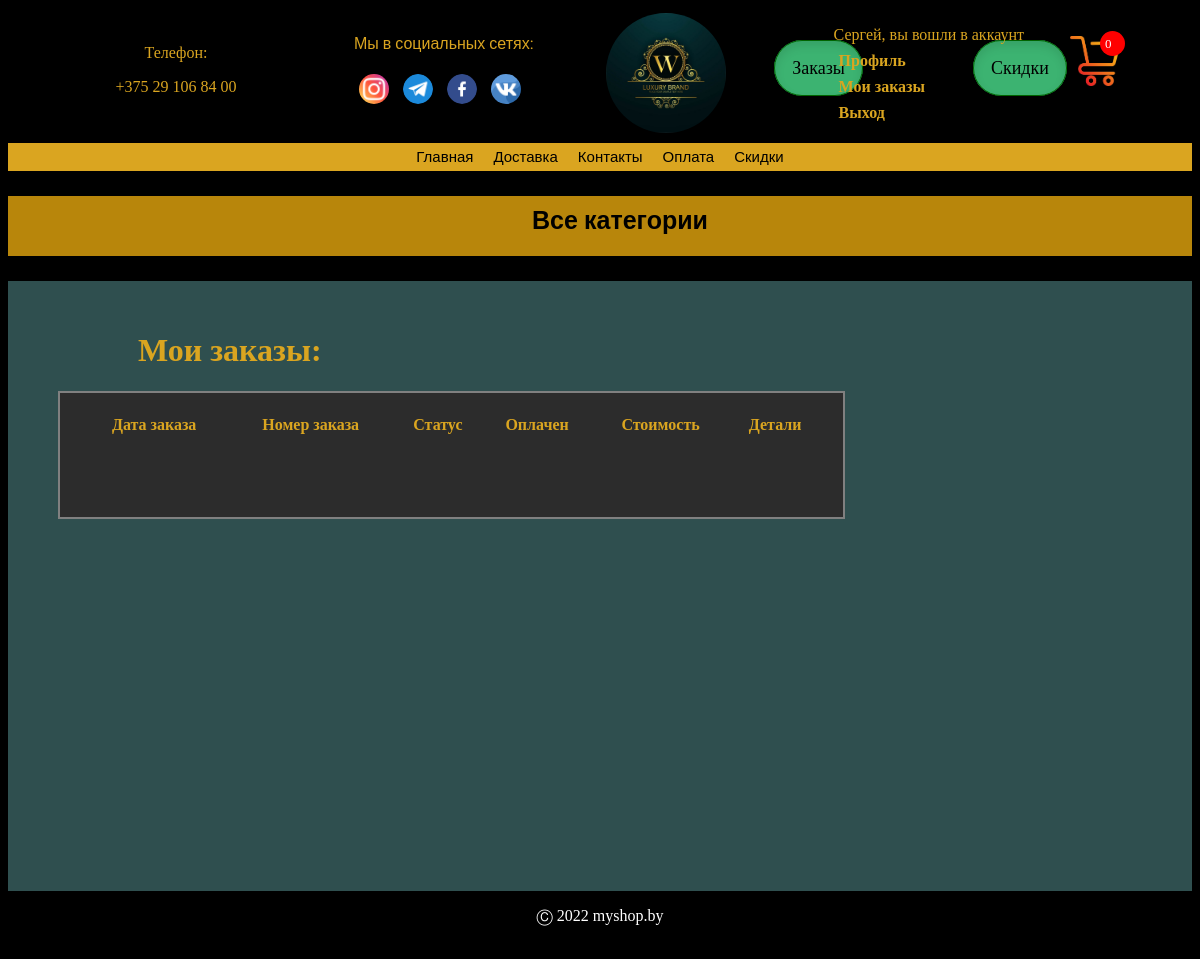
Page /orders/my_orders/ (signed in) on the earlier database version.
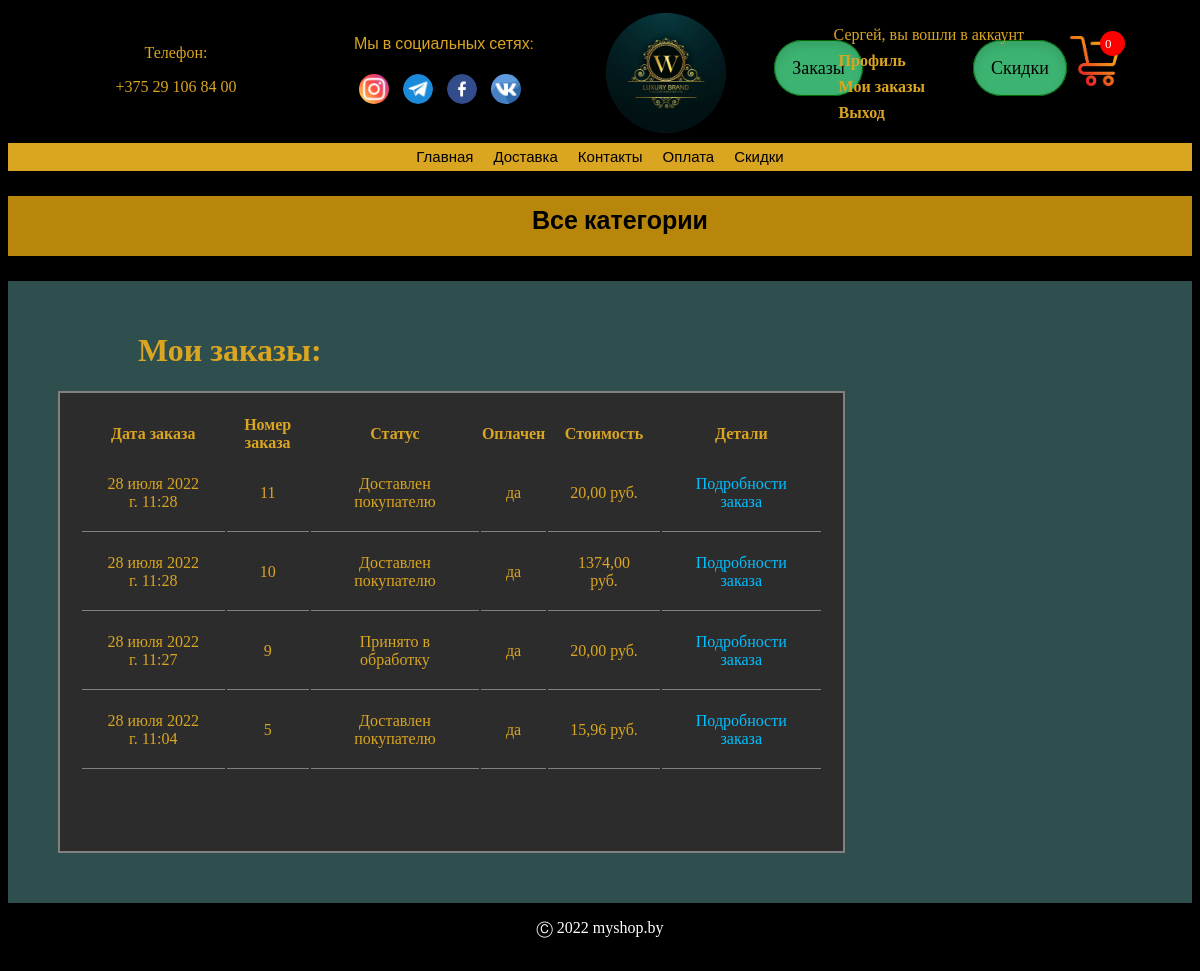
Same page on the later database version.
### orders/models.py (models this page shows, shortened)
class Order(models.Model):
    CHOICES_PAYMENT = (
        ('Наличные','Наличные при получении'),
        ('Оплата картой', 'Оплата картой'),
    )
    CHOICES_DELIVERY = (
        ('Самовывоз', 'Самовывоз'),
        ('Курьер', 'Курьер'),
        ('Почта', 'Почта'),
    )
    CHOICES_STATUS = (
        ('Принято в обработку', 'Принято в обработку'),
        ('Упакован и отправлен', 'Упакован и отправлен'),
        ('Доставлен покупателю', 'Доставлен покупателю'),
        ('Отменен', 'Отменен'),
    )
    buyer = models.ForeignKey(User, on_delete=models.SET_NULL, null=True, verbose_name='Покупатель')
    status = models.CharField(max_length=50, default='Принято в обработку', choices=CHOICES_STATUS, verbose_name='Статус заказа')
    payment = models.CharField(max_length=50, choices=CHOICES_PAYMENT, verbose_name='Способ оплаты')
    delivery = models.CharField(max_length=50, choices=CHOICES_DELIVERY, verbose_name='Способ доставки')
    email = models.EmailField()
    phone = models.CharField(max_length=13, blank=True)
    postal_code = models.CharField(max_length=20, verbose_name='почтовый индекс', blank=True)
    city = models.CharField(max_length=100, verbose_name='город')
    street = models.CharField(max_length=100, verbose_name='улица')
    house = models.CharField(max_length=100, verbose_name='дом')
    building = models.CharField(max_length=100, verbose_name='корпус', blank=True)
    apartment = models.CharField(max_length=100, verbose_name='квартира', blank=True)
    created = models.DateTimeField(auto_now_add=True)
    updated = models.DateTimeField(auto_now=True)
    paid = models.BooleanField(default=False, verbose_name='Оплачено')
    class Meta:
        ordering = ('-created',)
        verbose_name = 'Заказ'
        verbose_name_plural = 'Заказы'
    def get_total_cost(self):
        return sum(item.get_cost() for item in self.items.all())
    def get_absolute_url(self):
        return reverse('orders:detail_order', args=[self.id])

class OrderItem(models.Model):
    order = models.ForeignKey(Order, related_name='items', on_delete=models.CASCADE)
    product = models.ForeignKey(Product, related_name='order_items', on_delete=models.CASCADE)
    price = models.DecimalField(max_digits=10, decimal_places=2)
    quantity = models.PositiveIntegerField(default=1)
    def get_cost(self):
        return self.price * self.quantity

### orders/views.py (the view)
# urls.py: path('my_orders/', views.my_orders, name='my_orders'),
@login_required()
def  my_orders(request):
    orders = Order.objects.filter(buyer=request.user)
    context = {'orders': orders}
    return render(request, 'orders/my_orders.html', context)

### cart/cart.py (called while the page is built)
    def __len__(self):
        return sum(item['quantity'] for item in self.cart.values())

### cart/context_processors.py (called while the page is built)
def cart(request):
    return {'cart': Cart(request)}

### orders/templates/orders/my_orders.html (shortened to what this page needs)
{% extends "shop/base.html" %}
{% load static %}
{% block content %}
<h1 style="padding-left: 100px">Мои заказы:</h1>
    <div class="my_orders">
        <table class="my_orders-table">
            <tr>
                <th>Дата заказа</th>
                <th>Номер заказа</th>
                <th>Статус</th>
                <th>Оплачен</th>
                <th>Стоимость</th>
                <th>Детали</th>
            </tr>
           {% for order in orders %}
                <tr>
                    <td> {{order.created}} </td>
                    <td> {{order.id}} </td>
                    <td> {{order.status}} </td>
                    <td> {% if order.paid == False %} нет {% else %} да {% endif %} </td>
                    <td> {{order.get_total_cost}} руб. </td>
                    <td><a style="color: deepskyblue" href="{{ order.get_absolute_url }}">Подробности заказа</a> </td>
                </tr>
            {% endfor  %}
       </table>
    </div>
{% endblock %}

Differences in the rows shown:
added Order: created "28 июля 2022 г. 11:28", id "11", status "Доставлен покупателю", paid "да", get_total_cost "20,00"
added Order: created "28 июля 2022 г. 11:28", id "10", status "Доставлен покупателю", paid "да", get_total_cost "1374,00"
added Order: created "28 июля 2022 г. 11:27", id "9", status "Принято в обработку", paid "да", get_total_cost "20,00"
now on this page (row edited): Order: created "28 июля 2022 г. 11:04", id "5", status "Доставлен покупателю", paid "да", get_total_cost "15,96"
